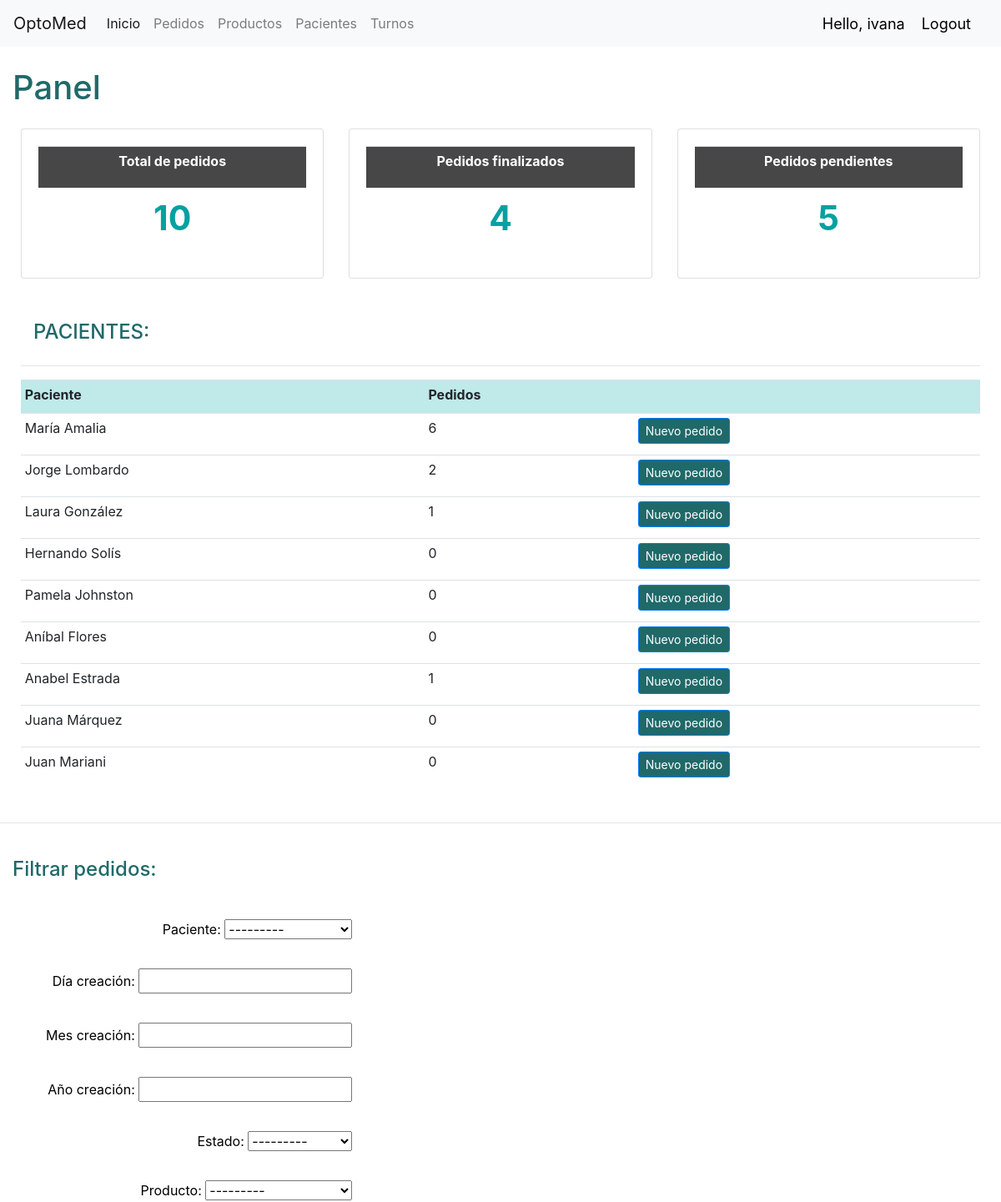
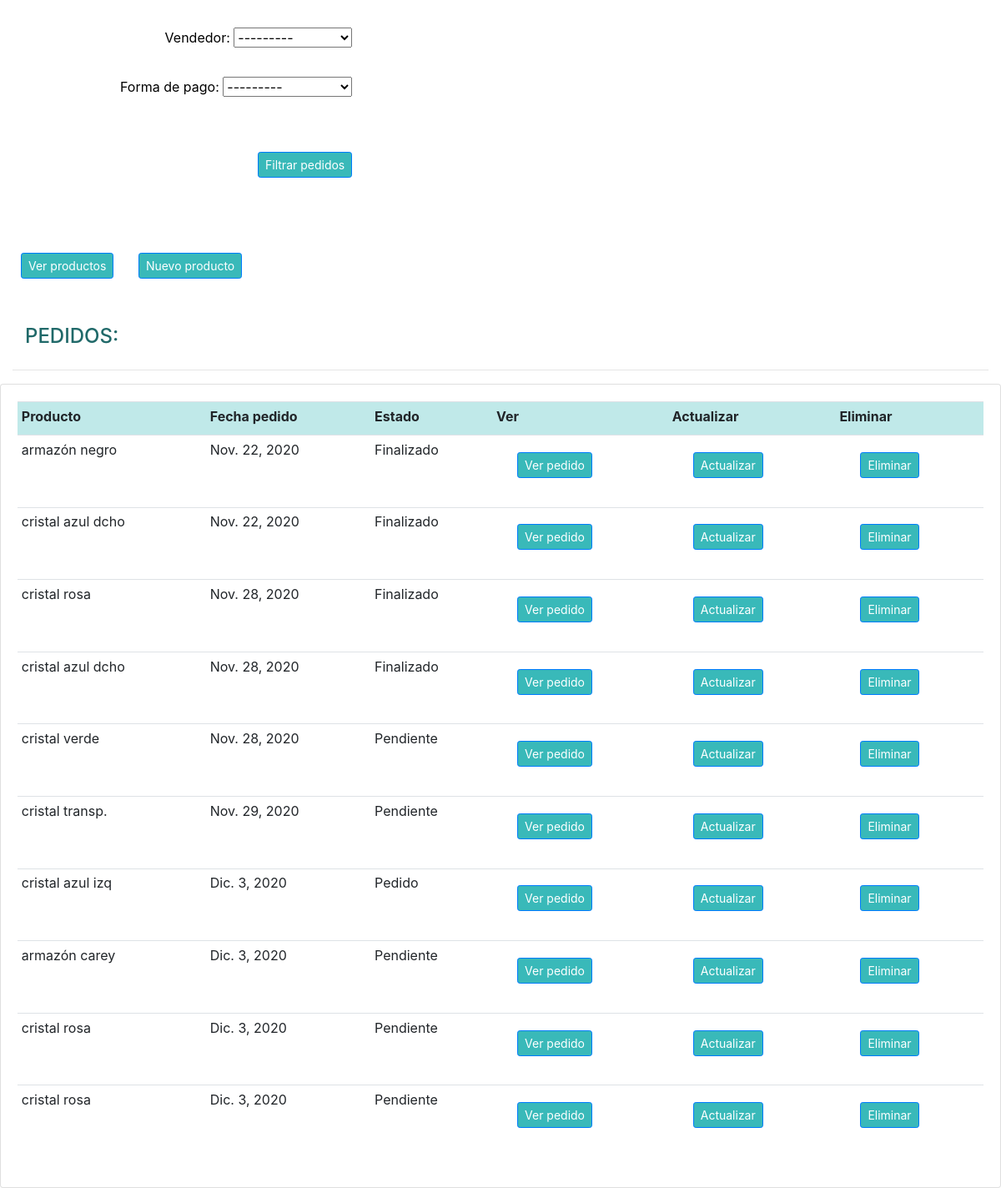
The app's page /pedidos/inicio/ (signed in) with its own data (2 pictures, top to bottom).
### pacientes/models.py (models this page shows)
class Paciente(models.Model):
  nombre = models.CharField(max_length=200, null=True)
  teléfono = models.CharField(max_length=200, null=True)
  email = models.CharField(max_length=200, null=True)
  fecha_creación = models.DateTimeField(auto_now_add=True, null=True)
  historial = models.CharField(max_length=1500, null=True)
  def __str__(self):
    return self.nombre

### pedidos/models.py (models this page shows, shortened)
class Pedido(models.Model):
  ESTADO = (
            ('Pendiente', 'Pendiente'),
            ('Pedido', 'Pedido'),
            ('Enviar a taller', 'Enviar a taller'),
            ('Finalizado', 'Finalizado')
            )
  PAGO = (
            ('Tarjeta de crédito', 'Tarjeta de crédito'),
            ('Tarjeta de débito', 'Tarjeta de débito'),
            ('Billetera virtual', 'Billetera virtual'),
            ('Efectivo', 'Efectivo'),
            )
  paciente = models.ForeignKey('pacientes.Paciente', null=True, on_delete=models.CASCADE)
  fecha_creación =  models.DateTimeField(auto_now_add=True, null=True)
  estado = models.CharField(max_length=20, null=True, choices=ESTADO)
  producto = models.ForeignKey(Producto, null=True, on_delete=models.CASCADE)
  cantidad = models.PositiveIntegerField(default=1)
  pago = models.CharField(max_length=20, null=True, choices=PAGO)
  vendedor = models.ForeignKey('pedidos.Vendedor', null=True, on_delete=models.CASCADE)

class Producto(models.Model):
  CATEGORÍA = (
            ('Lente', 'Lente'),
            ('Otro', 'Otro'),
            )
  DISTANCIA = (
              ('Lejos', 'Lejos'),
              ('Cerca', 'Cerca'),
              )
  LADO = (
          ('Izquierdo', 'Izquierdo'),
          ('Derecho', 'Derecho'),
          ('Ambos', 'Ambos'),
        )
  ARMAZÓN = (
              ('Sí', 'Sí'),
              ('No', 'No'),
            )
  nombre = models.CharField(max_length=100, null=True)
  precio = models.DecimalField(null=True, max_digits=20, decimal_places=2, default=0.00)
  categoría = models.CharField(max_length=50, null=True, choices=CATEGORÍA, default="Otro")
  distancia = models.CharField(max_length=15, null=True, blank=True, choices=DISTANCIA)
  lado = models.CharField(max_length=15, null=True, blank=True, choices=LADO)
  armazón = models.CharField(max_length=15, null=True, blank=True, choices=ARMAZÓN)
  descripción = models.CharField(max_length=100, null=True, blank=True)
  fecha_creación =  models.DateTimeField(auto_now_add=True, null=True)
  tags = models.ManyToManyField(Tag)
  stock = models.IntegerField(null=True, blank=True, default=0)
  def __str__(self):
    return self.nombre

### accounts/decorators.py (the view)
        def wrapper_func(request, *args, **kwargs):
            group = None
            if request.user.groups.exists():
                group = request.user.groups.all()[0].name
            if group in allowed_roles:
                return view_func(request, *args, **kwargs)
            else:
                return HttpResponse('No estas autorizado para ver esta pagina')

### pedidos/models.py (called while the page is built)
  def __str__(self):
    return self.nombre

### pedidos/views.py (called while the page is built)
@login_required(login_url='login')
@allowed_users(allowed_roles=['admin', 'ventas','gerencia'])
def inicio(request):
  pedidos=Pedido.objects.all()
  filtro_pedidos = FiltroPedidos(request.GET, queryset=pedidos)
  pedidos = filtro_pedidos.qs
  context = {'pedidos': pedidos, 'productos': productos, 'tags': tags, 'pacientes': pacientes, 'total_pedidos': total_pedidos, 'finalizados': finalizados, 'pendientes': pendientes, 'ultimos_cinco': ultimos_cinco, 'filtro_pedidos': filtro_pedidos}
  return render(request, 'pedidos/inicio.html', context)

### pedidos/templates/pedidos/inicio.html (shortened to what this page needs)
{% extends 'pedidos/layout.html' %}
{% load static %}
{% block body %}
  <h1>Panel</h1>
{% include 'pedidos/estado.html' %}
  <div class="contenedor_panel">
  <div class="col md-4">
    <h4>PACIENTES:</h4>
    <hr>
      <table class="table table-sm">
        <tr class="header_inicio">
          <th>Paciente</th>
          <th>Pedidos</th>
          <th></th>
        </tr>
        <tr>
          {% for paciente in pacientes %}
            <td>
            {{ paciente.nombre }}
            </td>
            <td>
              {% with total=paciente.pedido_set.all.count %}
                {{ total }}
              {% endwith %}
            </td>
            <td>
              <a class="btn btn-primary btn-sm" href="{% url 'pedidos:hacer_pedido' paciente.pk %}">Nuevo pedido</a>
            </td>
          </tr>
          {% endfor %}
      </table>
    </div>
  </div>
<hr>
<div class="form_container">
<form action="" method="GET">
    <h4>Filtrar pedidos:</h4>
    <div class="nuevo_item_form">
      <ul class="nuevo_item" style="color: black;">
        <li>Paciente: {{ filtro_pedidos.form.paciente }}</li>
        <li>Día creación: {{ filtro_pedidos.form.dia }}</li>
        <li>Mes creación: {{ filtro_pedidos.form.mes }}</li>
        <li>Año creación: {{ filtro_pedidos.form.año }}</li>
        <li>Estado: {{ filtro_pedidos.form.estado }}</li>
        <li>Producto: {{ filtro_pedidos.form.producto }}</li>
        <li>Vendedor: {{ filtro_pedidos.form.vendedor }}</li>
        <li>Forma de pago: {{ filtro_pedidos.form.pago }}</li>
      </ul>
    <input type="submit" class="btn btn-primary btn-sm" style="background-color: #39b9b9; margin: 15px 0 30px 25px;" value="Filtrar pedidos">
  </div>
</form>
</div>
<a class="btn btn-primary btn-sm" style="background-color: #39b9b9; margin: 15px 0 30px 25px;" href="{% url 'pedidos:productos' %}">Ver productos</a>
<a class="btn btn-primary btn-sm" style="background-color: #39b9b9; margin: 15px 0 30px 25px;" href="{% url 'pedidos:nuevo_producto' %}">Nuevo producto</a>
<div class="col md-8">
    <h4>PEDIDOS:</h4>
    <hr>
</div>
    <div class="card card-body">
      <table class="table table-sm">
        <tr class="header_inicio">
          <th>Producto</th>
          <th>Fecha pedido</th>
          <th>Estado</th>
          <th>Ver</th>
          <th>Actualizar</th>
          <th>Eliminar</th>
        </tr>
        {% for pedido in pedidos %}
          <tr>
            <td>{{ pedido.producto }}</td>
            <td>{{ pedido.fecha_creación.date }}</td>
            <td>{{ pedido.estado }}</td>
            <td><a class="btn btn-primary btn-sm" style="background-color: #39b9b9; margin: 15px 0 30px 25px;" href="{% url 'pedidos:pedido_completo' pedido.pk %}">Ver pedido</a></td>
            <td> <a class="btn btn-primary btn-sm" style="background-color: #39b9b9; margin: 15px 0 30px 25px;" href="{% url 'pedidos:actualizar_pedido' pedido.pk %}">Actualizar</a></td>
            <td> <a class="btn btn-primary btn-sm" style="background-color: #39b9b9; margin: 15px 0 30px 25px;" href="{% url 'pedidos:borrar_pedido' pedido.pk %}">Eliminar</a></td>
        </tr>
        {% endfor %}
      </table>
    </div>
{% endblock body %}

### pedidos/templates/pedidos/layout.html (shortened to what this page needs)
{% load static %}
<!DOCTYPE html>
<html lang="es">
<head>
  <link rel="stylesheet" href="{% static 'pacientes/styles.css' %}">
  <link rel="stylesheet" href="https://cdn.jsdelivr.net/npm/bootstrap@4.5.3/dist/css/bootstrap.min.css">
</head>
<body>
  <nav class="navbar navbar-expand-lg navbar-light bg-light">
  <a class="navbar-brand" href="#">OptoMed</a>
  <div class="collapse navbar-collapse" id="navbarNav">
    <ul class="navbar-nav">
      <li class="nav-item active">
        <a class="nav-link" href="{% url 'pedidos:inicio' %}">Inicio <span class="sr-only">(current)</span></a>
      </li>
      <li class="nav-item">
        <a class="nav-link" href="{% url 'pedidos:pedidos' %}">Pedidos</a>
      </li>
      <li class="nav-item">
        <a class="nav-link" href="{% url 'pedidos:productos' %}">Productos</a>
      </li>
      <li class="nav-item">
        <a class="nav-link" href="{% url 'pacientes:index' %}">Pacientes</a>
      </li>
      <li class="nav-item">
        <a class="nav-link" href="#">Turnos</a>
      </li>
    </ul>
  </div>
  <span  class="hello-msg">Hello, {{request.user}}</span>
  <span><a class="hello-msg" href="{% url 'accounts:logout' %}" > Logout </a></span>
</nav>
  {% block body %}
  {% endblock %}
</body>
</html>

### pacientes/static/pacientes/styles.css (style rules this page uses)
body { margin: 0; padding: 0; }
h1 { color: rgb(32, 105, 105); margin: 25px 15px; }
h4 { color: rgb(32, 105, 105); margin: 25px 15px; }
.contenedor_panel { margin: 25px 10px; display: flex; justify-content: center; align-items: flex-start; }
.header_inicio { height: 40px; background-color:rgb(192, 233, 233); }
tr { height: 50px; }
.btn-primary { background-color: rgb(32, 105, 105); }
.form_container { display: flex; }
.nuevo_item_form { margin: 45px 15px; display: flex; flex-direction: column; align-items: flex-end; }
.nuevo_item { display: flex; flex-direction: column; justify-content: flex-start; align-items: flex-end; list-style-type:none; }
.nuevo_item li { margin-bottom: 35px; }

### pedidos/static/pedidos/styles.css (style rules this page uses)
body { margin: 0; padding: 0; }
h1 { color: rgb(32, 105, 105); margin: 25px 15px; }
h4 { color: rgb(32, 105, 105); margin: 25px 15px; }
.contenedor_panel { margin: 25px 10px; display: flex; justify-content: center; align-items: flex-start; }
.header_inicio { height: 40px; background-color:rgb(192, 233, 233); }
tr { height: 50px; }
.btn-primary { background-color: rgb(32, 105, 105); }
.form_container { display: flex; }
.nuevo_item_form { margin: 45px 15px; display: flex; flex-direction: column; align-items: flex-end; }
.nuevo_item { display: flex; flex-direction: column; justify-content: flex-start; align-items: flex-end; list-style-type:none; }
.nuevo_item li { margin-bottom: 35px; }

### pedidos/templates/pedidos/layout.html (style rules this page uses)
.hello-msg { font-size: 18px; color: black; margin-right: 20px; }

### records on screen
Paciente: nombre "María Amalia", pedido_set.all.count "6"
Paciente: nombre "Jorge Lombardo", pedido_set.all.count "2"
Paciente: nombre "Laura González", pedido_set.all.count "1"
Paciente: nombre "Hernando Solís", pedido_set.all.count "0"
Paciente: nombre "Pamela Johnston", pedido_set.all.count "0"
Paciente: nombre "Aníbal Flores", pedido_set.all.count "0"
Paciente: nombre "Anabel Estrada", pedido_set.all.count "1"
Paciente: nombre "Juana Márquez", pedido_set.all.count "0"
Paciente: nombre "Juan Mariani", pedido_set.all.count "0"
Pedido: producto "armazón negro", fecha_creación "Nov. 22, 2020", estado "Finalizado"
Pedido: producto "cristal azul dcho", fecha_creación "Nov. 22, 2020", estado "Finalizado"
Pedido: producto "cristal rosa", fecha_creación "Nov. 28, 2020", estado "Finalizado"
Pedido: producto "cristal azul dcho", fecha_creación "Nov. 28, 2020", estado "Finalizado"
Pedido: producto "cristal verde", fecha_creación "Nov. 28, 2020", estado "Pendiente"
Pedido: producto "cristal transp.", fecha_creación "Nov. 29, 2020", estado "Pendiente"
Pedido: producto "cristal azul izq", fecha_creación "Dic. 3, 2020", estado "Pedido"
Pedido: producto "armazón carey", fecha_creación "Dic. 3, 2020", estado "Pendiente"
Pedido: producto "cristal rosa", fecha_creación "Dic. 3, 2020", estado "Pendiente"
Pedido: producto "cristal rosa", fecha_creación "Dic. 3, 2020", estado "Pendiente"

### other values on screen
{{ request.user }} "ivana"
{{ total_pedidos }} "10"
{{ finalizados }} "4"
{{ pendientes }} "5"
